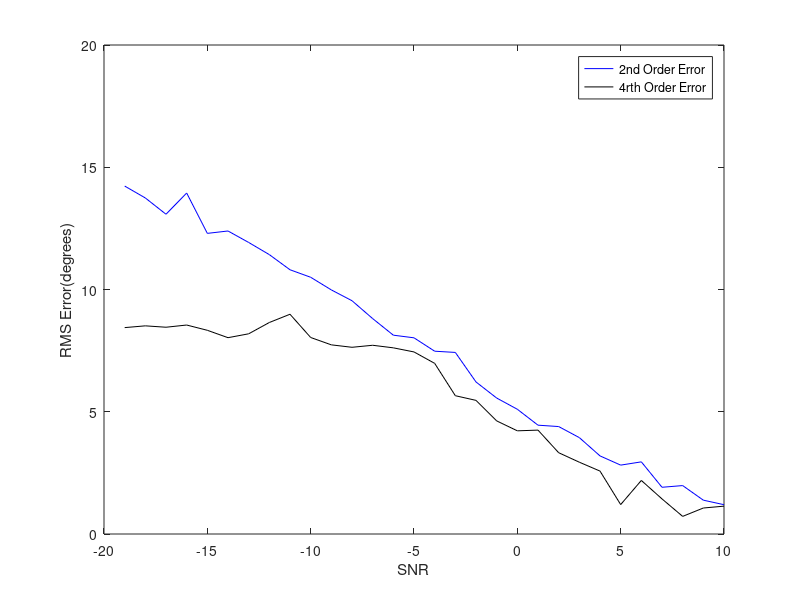
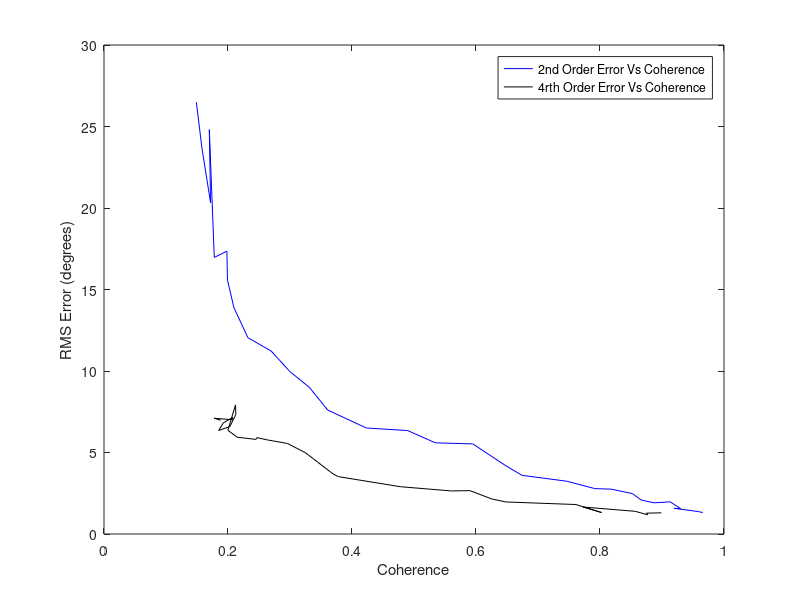

Write the MATLAB code that produced these figures, in order.
%% Error Calculations Second and Fourth
clc;clear;
%% Initializations
alpha = 1;
beta = 1;

Pol_ground = [1;-1;0]/sqrt(2);
Pol_vegitation = [1;1;1]/sqrt(3);

G_O = 20;
ground_offset = G_O*pi/180; % ground interferomitry offset
V_O = 25;
vegitation_offset = V_O*pi/180;    % veg interferomitry offset


Averaged_samples = 100;
Window = 81;    %size of window
SNR_samples = 30;

ground_phase_est_second = zeros(1,SNR_samples);
ground_mag_est_second = zeros(1,SNR_samples);

ground_phase_est_fourth = zeros(1,SNR_samples);
ground_mag_est_fourth = zeros(1,SNR_samples);

SNR = zeros(1,SNR_samples);
%% Generic Loop Calculations

for SNR_sample = fliplr(1:SNR_samples);
    
    SNR(SNR_sample)=SNR_sample-20;
    Noise = (10^(-SNR(SNR_sample)/20))/sqrt(3);
    
    for sample = 1:Averaged_samples
        %% Random Statistics Used for Both second and forth order Algorithms
        
        g =  Pol_ground*(sqrt(-2*log(1-rand(1,Window))).*exp(1i*2*pi*rand(1,Window)));
        v =  Pol_vegitation*(sqrt(-2*log(1-rand(1,Window))).*exp(1i*2*pi*rand(1,Window)));
        
        s1 = alpha*g + beta*v;
        s2 = alpha*exp(1i*ground_offset)*g + beta*exp(1i*vegitation_offset)*v;
        
        s1_Noise = s1 + Noise*sqrt(-2*log(1-rand(3,Window))).*exp(1i*2*pi*rand(3,Window));
        s2_Noise = s2 + Noise*sqrt(-2*log(1-rand(3,Window))).*exp(1i*2*pi*rand(3,Window));
        %% Second order Statistics
        S1_2 = [s1_Noise(1,:)
            s1_Noise(2,:)
            s1_Noise(3,:)];
        
        S2_2 = [s2_Noise(1,:)
            s2_Noise(2,:)
            s2_Noise(3,:)];
        
        R1_2 = S1_2*S1_2'/Window;
        R2_2 = S1_2*S2_2'/Window;
        
        [eigenvect_2,eigenval_2] = eig(pinv(R1_2)*R2_2);
        
        [~,srt_2] = sort(abs(ground_offset - abs(angle(diag(eigenval_2)))),'ascend');
        
        ground_phase_est_second(SNR_sample) = ground_phase_est_second(SNR_sample)...
            + ((ground_offset - abs(angle(eigenval_2(srt_2(1),srt_2(1)))))^2)/Averaged_samples;
        
        ground_mag_est_second(SNR_sample) = ground_mag_est_second(SNR_sample)...
            + (abs(eigenval_2(srt_2(1),srt_2(1))))/Averaged_samples;
        
        %% Fourth Order Statistics
        S1_4 = [s1_Noise(1,:).*s1_Noise(1,:)
            s1_Noise(2,:).*s1_Noise(2,:)
            s1_Noise(3,:).*s1_Noise(3,:)
            s1_Noise(1,:).*s1_Noise(2,:)
            s1_Noise(1,:).*s1_Noise(3,:)
            s1_Noise(2,:).*s1_Noise(3,:)];
        
        S2_4 = [s2_Noise(1,:).*s2_Noise(1,:)
            s2_Noise(2,:).*s2_Noise(2,:)
            s2_Noise(3,:).*s2_Noise(3,:)
            s2_Noise(1,:).*s2_Noise(2,:)
            s2_Noise(1,:).*s2_Noise(3,:)
            s2_Noise(2,:).*s2_Noise(3,:)];
        
        R1_4 = S1_4*S1_4'/Window;
        R2_4 = S1_4*S2_4'/Window;
        
        [eigenvec_4,eigenval_4] = eig(pinv(R1_4)*R2_4);
               
        [~,srt_4]=sort(abs(ground_offset - abs(0.5*angle(diag(eigenval_4)))),'ascend');
        
        ground_phase_est_fourth(SNR_sample) = ground_phase_est_fourth(SNR_sample)...
            + ((ground_offset - abs(0.5*angle(eigenval_4(srt_4(1),srt_4(1)))))^2)/Averaged_samples;
        
        ground_mag_est_fourth(SNR_sample) = ground_mag_est_fourth(SNR_sample)...
            + (abs(eigenval_4(srt_4(1),srt_4(1))))/Averaged_samples;
        
    end
end
ground_phase_est_second_rmnsqrd = sqrt(ground_phase_est_second)*180/pi;
ground_phase_est_fourth_mnsqrd = sqrt(ground_phase_est_fourth)*180/pi;

%% Plotting Results
%load('RMS_Error10Ksamples.mat')
figure(1);title('RMS Error (degrees) Vs SNR')
plot(SNR,10*log10(ground_phase_est_second_rmnsqrd),'b');
hold on;
plot(SNR,10*log10(ground_phase_est_fourth_mnsqrd),'black');
hold off;
xlabel('SNR');ylabel('RMS Error(degrees)')
legend('2nd Order Error','4rth Order Error','Location','northeast');

figure(2);title('RMS Error vs Coherence')
plot(ground_mag_est_second,ground_phase_est_second_rmnsqrd,'b');
hold on;
plot(ground_mag_est_fourth,ground_phase_est_fourth_mnsqrd,'black');
hold off;
ylabel('RMS Error (degrees)');xlabel('Coherence')
legend('2nd Order Error Vs Coherence','4rth Order Error Vs Coherence','Location','northeast');
